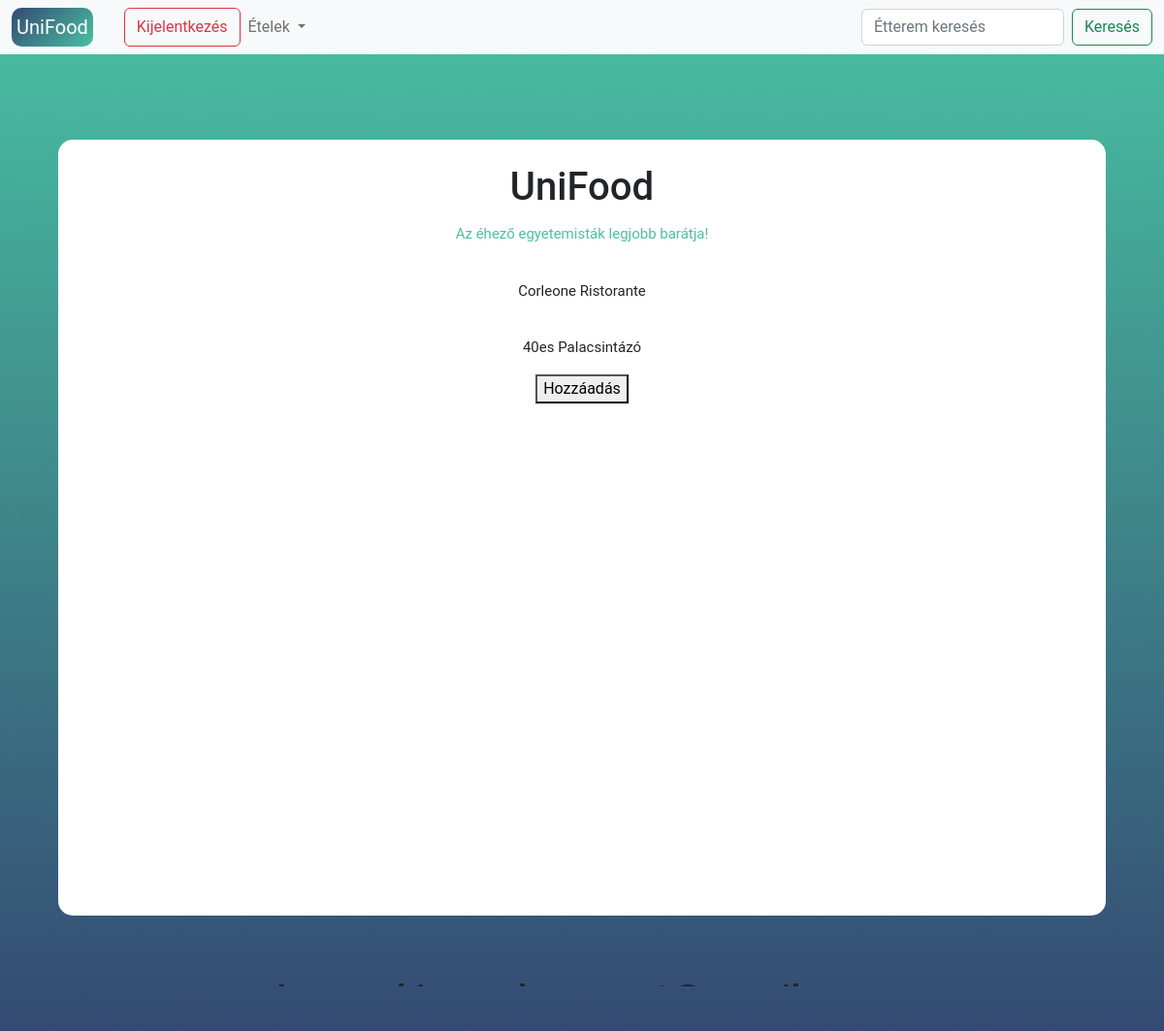
Before: /logged (signed in) with the older database file.
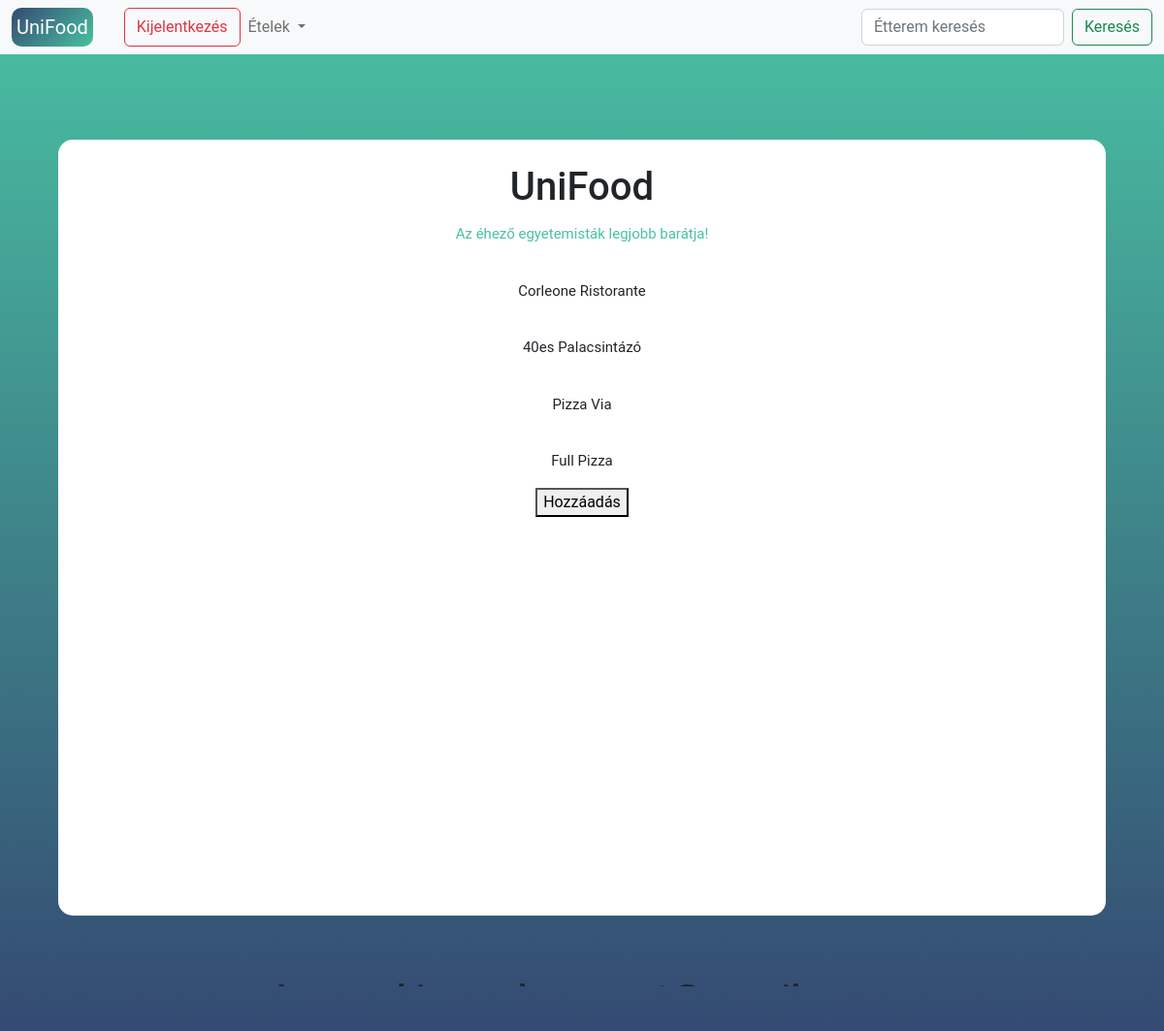
After: the same page with the newer database file.
### main.py (models this page shows, shortened)
class Restaurant(Base):
    __tablename__ = "restaurants"
    id = Column("id", Integer, primary_key = True)
    name = Column("name", Integer)
    type = Column("type", String)
    score = Column("score", Integer)

### main.py (the view)
@app.route("/logged")
def logged():
    if "user" in session:
        session4 = Session()
        rank= str(session4.query(User.rank).filter(session["user"] == User.email).first())
        rank = int(rank[1])
        session4.close()
        session5 = Session()
        restaurants = session5.query(Restaurant).all()
        session5.close()
        return render_template("logged.html",search=True, name=session["user"], rank=rank, restaurants=restaurants)

### templates/logged.html (shortened to what this page needs)
{% extends "base.html" %}
{% block stylesheet %}
<link rel="stylesheet" href="{{url_for('static',filename='style.css')}}">
{% endblock %}
{% block content %}
<div class="p-sm-0 p-md-3 p-lg-5">
<div class="site-box ">
    <h1>UniFood</h1>
    <p class="under-logo-slogan">Az éhező egyetemisták legjobb barátja!</p>
    {% if rank > 2 %}
        {% for i in restaurants %}
            <p>{{i["name"]}}</p>
        {% endfor %}
    {% endif %}
    <button onclick='location.href="/addRestaurant"'>Hozzáadás</button>
</div>
</div>
<h1>Logged in {{name}}</h1>
{% endblock %}

Changed rows visible on the page:
added Restaurant: name "Pizza Via"
added Restaurant: name "Full Pizza"
